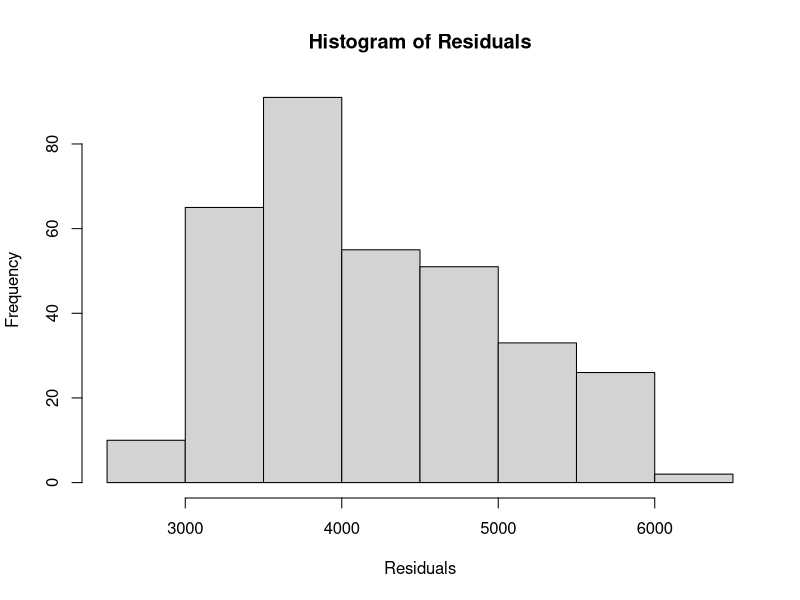
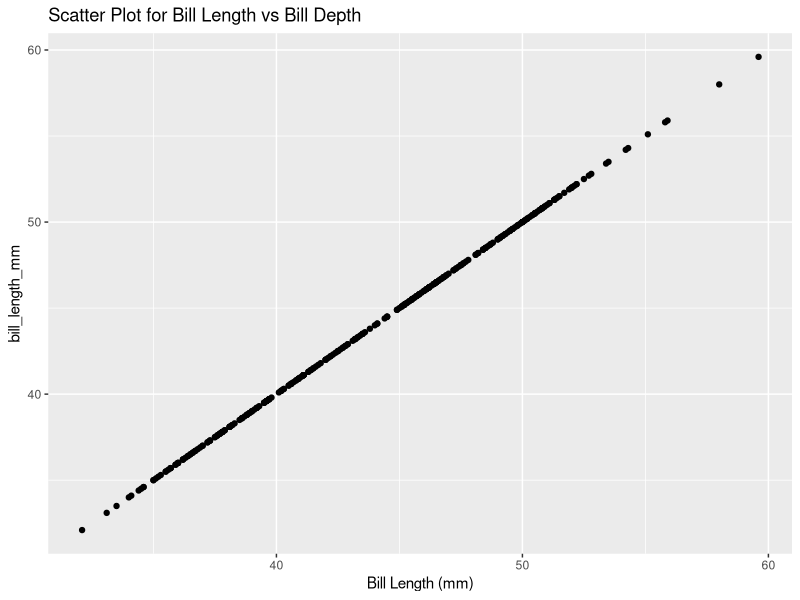
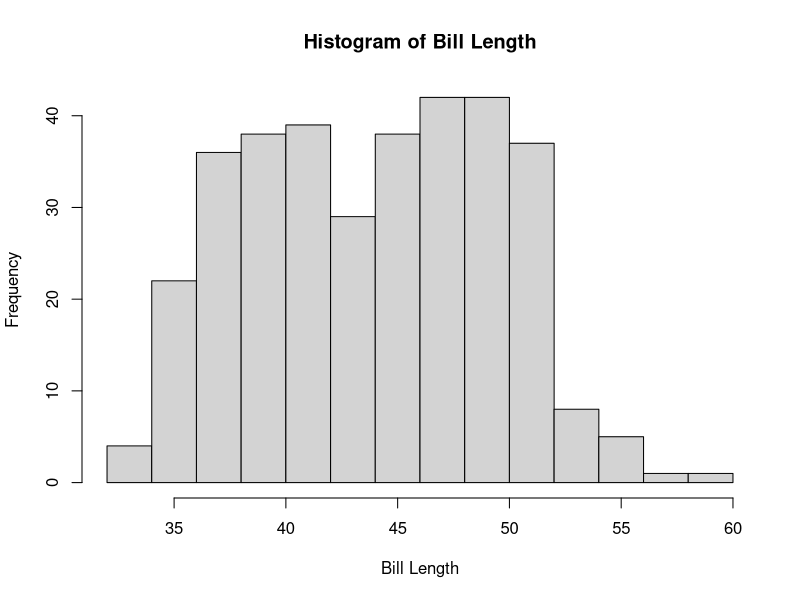
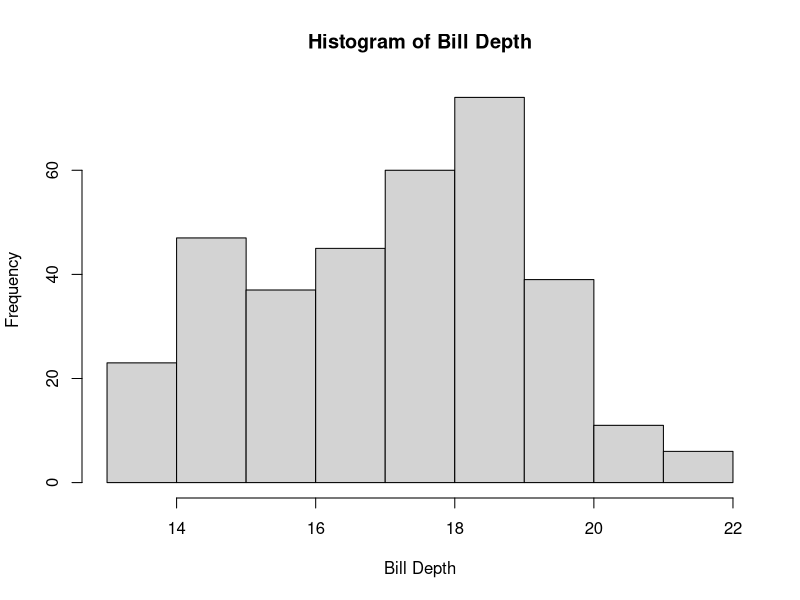
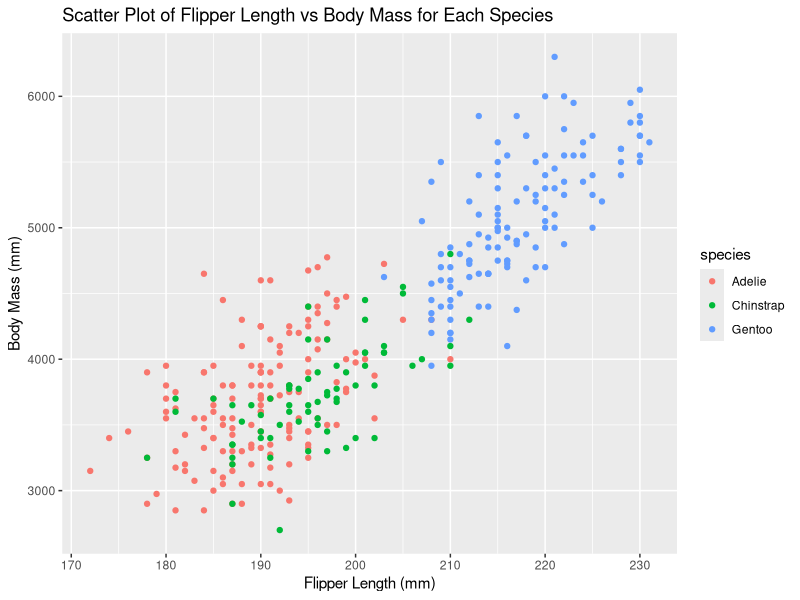
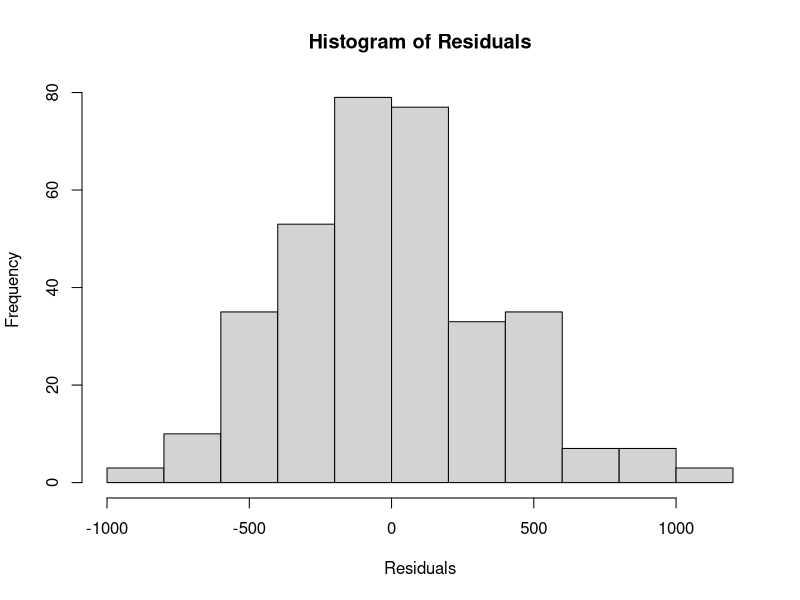
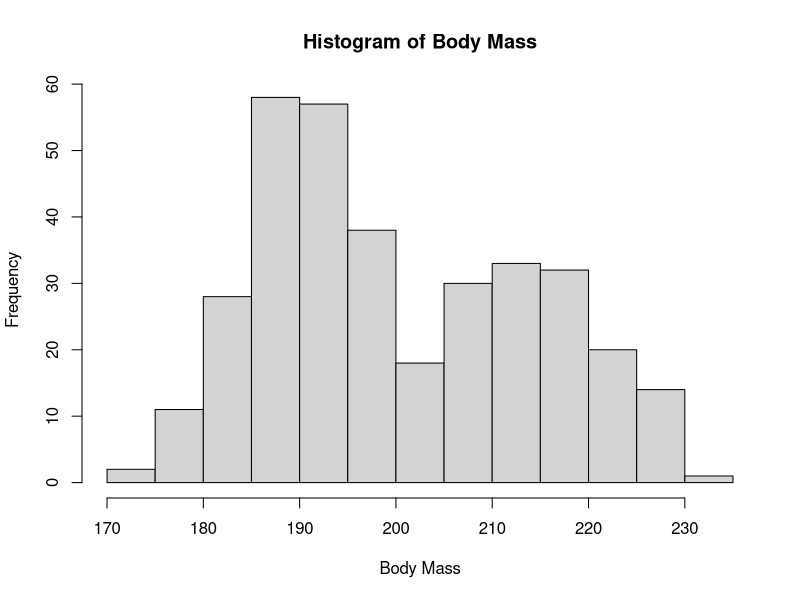
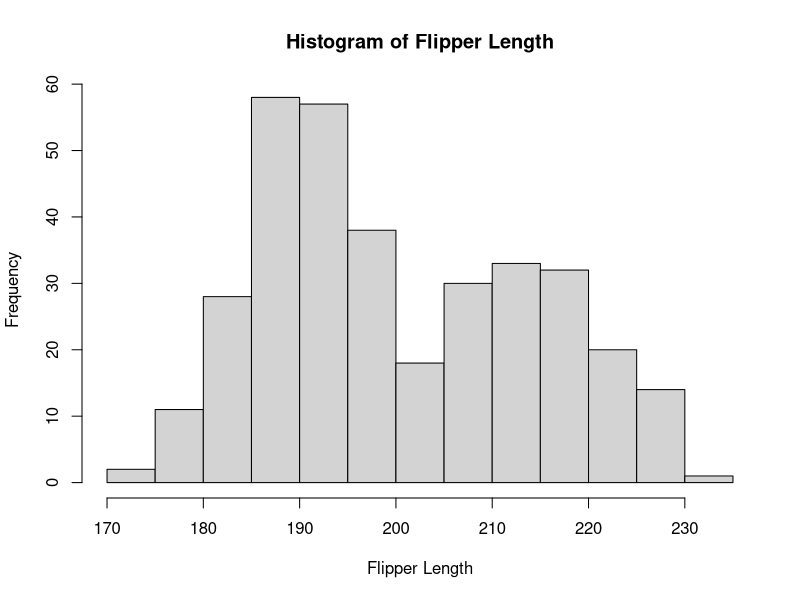

These charts were generated, in order, by the following R code:
## ---- chunk 1
knitr::opts_chunk$set(
	echo = TRUE,
	message = FALSE,
	warning = FALSE
)
## ---- chunk 2
head(palmerpenguins::penguins)
## ---- chunk 3
summary(palmerpenguins::penguins)
## ---- chunk 4
library(palmerpenguins)
library(tidyverse)
library(caret)
penguins_df <- na.omit(penguins)
continuous <- select_if(penguins_df, is.numeric)
## ---- chunk 5
hist(penguins_df$body_mass_g, xlab = 'Residuals', main = 'Histogram of Residuals')
## ---- chunk 6
trainindex <- createDataPartition(penguins_df$species, p = 0.85, list = FALSE)
training_set <- penguins_df[trainindex,]
testing_set <- penguins_df[-trainindex,]
## ---- chunk 7
model <- glm(body_mass_g ~ bill_length_mm + bill_depth_mm + flipper_length_mm, data = training_set)
summary(model)
## ---- chunk 8
model <- glm(body_mass_g ~ flipper_length_mm, data = training_set)
summary(model)
## ---- chunk 9
predictions <- predict.glm(model, testing_set, type = "link")
head(predictions)
## ---- chunk 10
RMSE <- sqrt(sum((predictions - testing_set$body_mass_g)^2) / length(predictions))
RMSE
## ---- chunk 11
model2 <- glm(body_mass_g ~ bill_length_mm + bill_depth_mm + flipper_length_mm, data = training_set)
predictions2 <- predict.glm(model2, testing_set)
RMSE2 <- sqrt(sum((predictions2 - testing_set$body_mass_g)^2) / length(predictions))
RMSE2
## ---- chunk 12
library(caret)
library(tidyverse)
require(nnet)
library(VGAM)
library(car)
penguins_df <- palmerpenguins::penguins
## ---- chunk 13
penguins_df %>% 
  group_by(species, island) %>% 
  summarise(n_records = n())
## ---- chunk 14
penguins_df <- penguins_df %>%
  mutate(species_binary = ifelse(species == 'Adelie', 'Adelie', 'Other'))

penguins_df$species_binary <- factor(penguins_df$species_binary, levels = c("Other", "Adelie"))
## ---- chunk 15
ggplot(penguins_df, aes(x = bill_length_mm, y = bill_length_mm)) +
  geom_point() +
  ggtitle("Scatter Plot for Bill Length vs Bill Depth") +
  xlab("Bill Length (mm)")
  ylab("Bill Depth (mm")
## ---- chunk 16
hist(penguins_df$bill_length_mm, xlab = "Bill Length", main = "Histogram of Bill Length")
hist(penguins_df$bill_depth_mm, xlab = "Bill Depth", main = "Histogram of Bill Depth")
## ---- chunk 17
fit <- vglm(species~island, multinomial, data = penguins_df)
anova(fit)
## ---- chunk 18
penguins_df2 <- penguins %>%
  mutate(species = as.numeric(factor(species)),
         island = as.numeric(factor(island)),
         sex = as.numeric(factor(sex)))
model_of_interest <- lm(species ~ bill_length_mm + bill_depth_mm, data = penguins_df2)
vif(model_of_interest)
## ---- chunk 19
index <- createDataPartition(penguins_df$species, p = 0.70, list = FALSE)
train <- penguins_df[index,]
test <- penguins_df[-index,]
## ---- chunk 20
train$species <- relevel(train$species, ref = "Adelie")
test$species <- relevel(test$species, ref = "Adelie")
## ---- chunk 21
multinom_model <- multinom(species ~ bill_length_mm + bill_depth_mm, data = train)
summary(multinom_model)
## ---- chunk 22
(z <- summary(multinom_model)$coefficients / summary(multinom_model)$standard.errors )

(p <- (1 - pnorm(abs(z), 0, 1 )) *2 )
## ---- chunk 23
exp(coef(multinom_model))
## ---- chunk 24
multinom_preds <- predict(multinom_model, test, type = "class")
head(multinom_preds)
## ---- chunk 25
head(round(fitted(multinom_model), 2))
## ---- chunk 26
multinom_cm <- table(test$species, multinom_preds)
multinom_cm
## ---- chunk 27
round((sum(diag(multinom_cm))/sum(multinom_cm))*100,2)
## ---- chunk 28
library(palmerpenguins)
library(tidyverse)
library(rstatix)
library(car)
library(multcomp)
df <- penguins
## ---- chunk 29
ggplot(df, aes(x = flipper_length_mm, y = body_mass_g, color = species)) +
  geom_point() +
  ggtitle('Scatter Plot of Flipper Length vs Body Mass for Each Species') +
  xlab('Flipper Length (mm)') +
  ylab('Body Mass (mm)')
## ---- chunk 30
anova_test(df, body_mass_g ~ flipper_length_mm + species + flipper_length_mm * species)
## ---- chunk 31
model <- lm(body_mass_g ~ flipper_length_mm * species, data = df)
hist(model$residuals, xlab = 'Residuals', main = 'Histogram of Residuals')
## ---- chunk 32
newdf <- as.data.frame(cbind(df$species, model$residuals))
names(newdf) <- c('species', 'residuals')
bartlett.test(residuals ~ species, data = newdf)
## ---- chunk 33
hist(df$flipper_length_mm, xlab = 'Body Mass', main = 'Histogram of Body Mass')
hist(df$flipper_length_mm, xlab = 'Flipper Length', main = 'Histogram of Flipper Length')
## ---- chunk 34
fit <- aov(body_mass_g ~ flipper_length_mm + species, data = df)
Anova(fit, type = 'III')
## ---- chunk 35
posthoc <- glht(fit, linfct = mcp(species = 'Tukey'))
summary(posthoc)
## ---- chunk 36
confint(posthoc)
